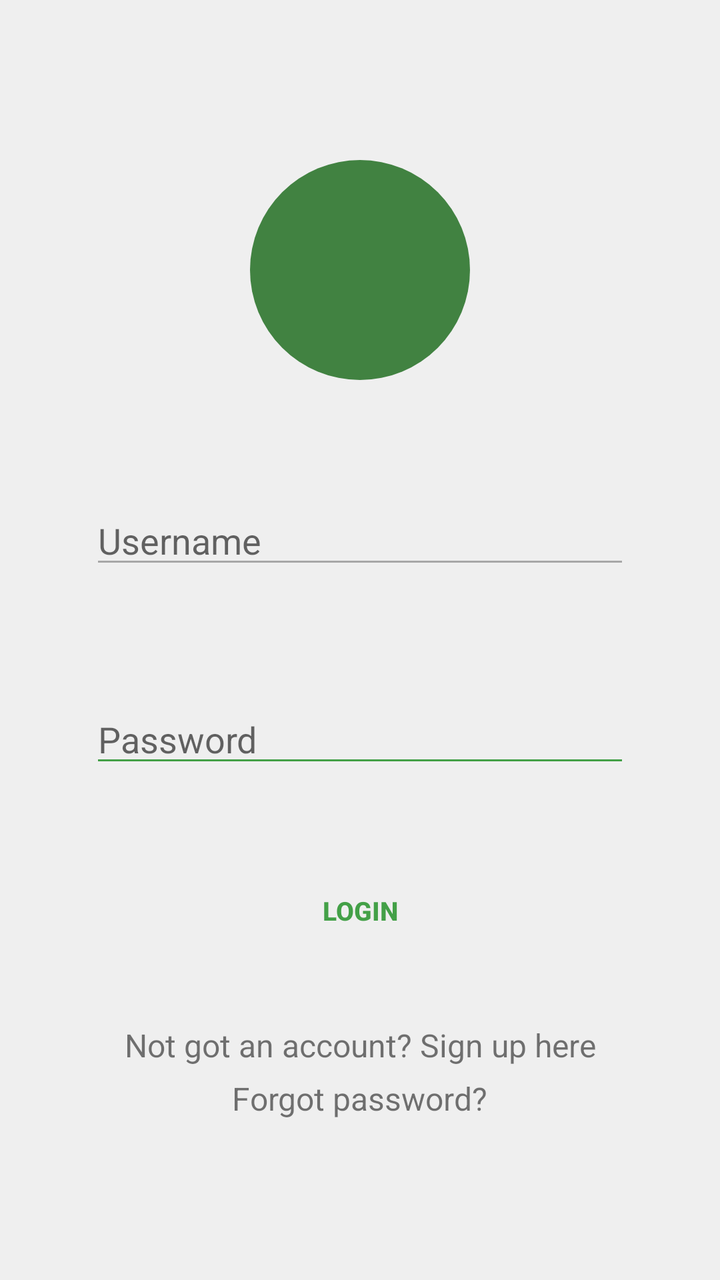
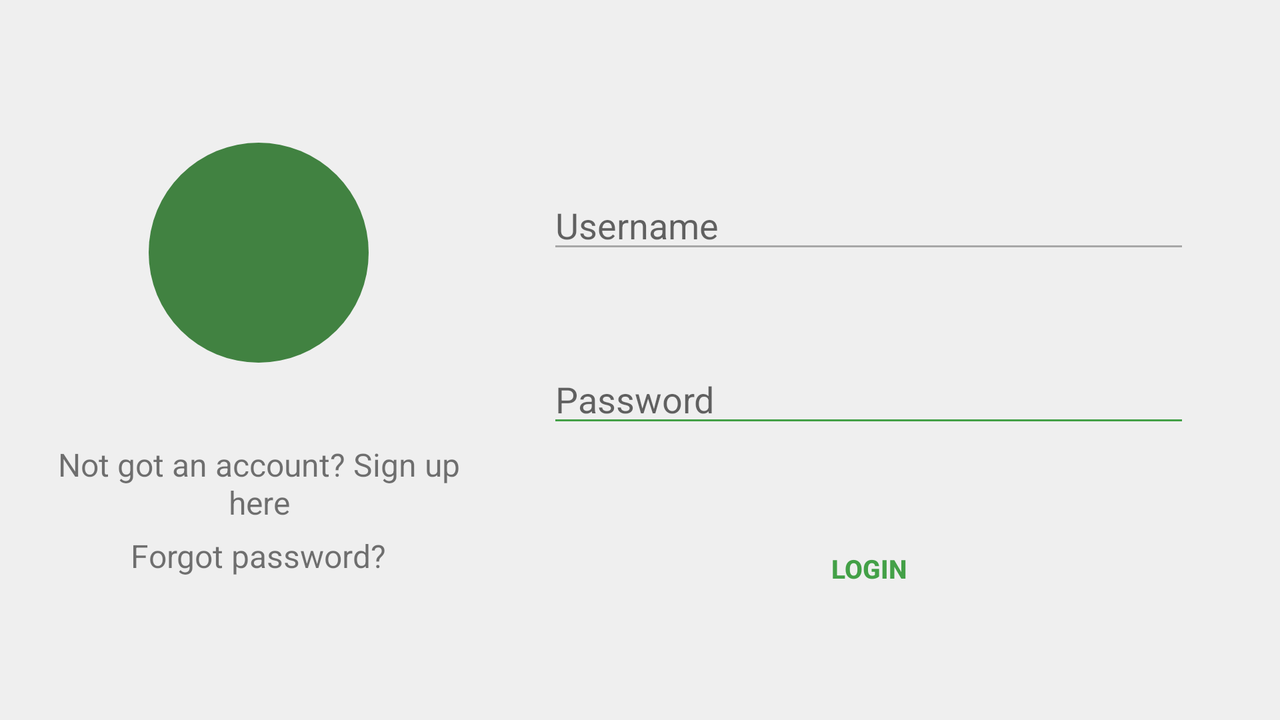

Compare how this app lays out the same screen by default and in its alternative resource folder. The renders come first, then the two layout files and the values they reference.
<!-- AndroidManifest.xml: application theme MainTheme -->
<!-- res/layout/login_activity.xml -->
<?xml version="1.0" encoding="utf-8"?>
<LinearLayout xmlns:android="http://schemas.android.com/apk/res/android"
    android:layout_width="match_parent"
    android:layout_height="match_parent"
    android:orientation="vertical"
    android:gravity="center"
    android:paddingLeft="15dp"
    android:paddingRight="15dp"
    android:paddingTop="50dp"
    android:paddingBottom="50dp">

    <LinearLayout
        android:layout_width="match_parent"
        android:layout_height="match_parent"
        android:orientation="vertical"
        android:gravity="center_horizontal"
        android:padding="30dp">

        <FrameLayout
            android:layout_width="110dp"
            android:layout_height="110dp">

            <ImageView
                android:layout_width="match_parent"
                android:layout_height="match_parent"
                android:background="@drawable/circle"/>

            <ImageView
                android:layout_width="80dp"
                android:layout_height="80dp"
                android:background="@drawable/avatarnote"
                android:layout_gravity="center"/>

        </FrameLayout>

        <LinearLayout
            android:layout_width="match_parent"
            android:layout_height="0dp"
            android:layout_weight="3"
            android:orientation="vertical">
            <EditText
                android:id="@+id/log_et_username"
                android:layout_width="match_parent"
                android:layout_height="0dp"
                android:layout_weight="1"
                android:gravity="bottom"
                android:hint="@string/username_hint"
                android:inputType="textEmailAddress"
                android:textColor="@color/color_darker_gray"
                android:backgroundTint="@color/color_dark_gray"/>

            <EditText android:id="@+id/log_et_password"
                android:layout_width="match_parent"
                android:layout_height="0dp"
                android:layout_weight="1"
                android:gravity="bottom"
                android:hint="@string/password_hint"
                android:inputType ="textPassword"
                android:textColor="@color/color_darker_gray"/>
        </LinearLayout>

        <Button
            android:id="@+id/log_bn_login"
            android:layout_width="150dp"
            android:layout_height="0dp"
            android:layout_weight="1.25"
            android:text="@string/login"
            android:onClick="onClick"
            style="@style/SmallButtonTheme"
            android:layout_marginTop="25dp"/>

        <TextView
            android:id="@+id/log_tv_signup"
            android:layout_width="match_parent"
            android:layout_height="wrap_content"
            android:textSize="@dimen/small_text_size"
            android:clickable="true"
            android:onClick="onClick"
            android:text="@string/signup"
            android:gravity="center"
            android:paddingTop="15dp"/>

        <TextView
            android:id="@+id/log_tv_forgot"
            android:layout_width="wrap_content"
            android:layout_height="wrap_content"
            android:textSize="@dimen/small_text_size"
            android:onClick="onClick"
            android:clickable="true"
            android:text="@string/forgot"
            android:gravity="center"
            android:paddingTop="5dp"/>

    </LinearLayout>

</LinearLayout>
<!-- resources referenced by this layout -->
<resources>
  <color name="color_dark_gray">#ffa7a7a7</color>
  <color name="color_darker_gray">#5f5f5f</color>
  <dimen name="small_text_size">16sp</dimen>
  <!-- drawable circle (drawable) -->
  <?xml version="1.0" encoding="utf-8"?>
  <shape xmlns:android="http://schemas.android.com/apk/res/android" android:shape="oval" >
      <gradient android:startColor="@color/color_primary_dark"
                android:endColor="@color/color_primary_dark"
                android:angle="270"/>
      <size
          android:width="75dp"
          android:height="75dp"/>
  
  
  
  </shape>
  <string name="forgot">Forgot password?</string>
  <string name="login">Login</string>
  <string name="password_hint">Password</string>
  <string name="signup">Not got an account? Sign up here</string>
  <string name="username_hint">Username</string>
  <style name="SmallButtonTheme">
          <item name="android:textAllCaps">true</item>
          <item name="android:textColor">@drawable/text_colour</item>
          <item name="android:background">@drawable/activated_inverse</item>
          <item name="android:textStyle">bold</item>
          <item name="android:textSize">13sp</item>
      </style>
  <style name="MainTheme" parent="Theme.AppCompat.Light">
          <item name="colorPrimary">@color/color_primary</item>
          <item name="colorPrimaryDark">@color/color_secondary</item>
          <item name="android:windowActionBar">false</item>
          <item name="android:windowBackground">@color/color_gray</item>
          <item name="android:textColorPrimary">@color/color_white</item>
          <item name="android:textColorSecondary">@color/color_white</item>
          <item name="android:spinnerStyle">@style/SmallLabelsValuesSpinner</item>
          <item name="colorControlNormal">@color/color_primary</item>
          <item name="colorControlHighlight">@color/color_darker_gray</item>
          <item name="android:itemTextAppearance">@style/OverflowTextTheme</item>
      </style>
  <color name="color_primary_dark">#ff418241</color>
  <!-- drawable text_colour (drawable) -->
  <?xml version="1.0" encoding="utf-8"?>
  <selector xmlns:android="http://schemas.android.com/apk/res/android">
      
      <item android:state_enabled="false" android:color="@color/color_darker_gray" />
  
      <item android:state_enabled="true" android:color="@color/color_primary"/>
  </selector>
  <!-- drawable activated_inverse (drawable) -->
  <?xml version="1.0" encoding="utf-8"?>
  <selector xmlns:android="http://schemas.android.com/apk/res/android">
      <item android:state_activated="true" android:drawable="@color/color_medium_gray" />
      <item android:state_selected="true" android:drawable="@color/color_medium_gray" />
      <item android:state_pressed="true" android:drawable="@color/color_medium_gray" />
      <item android:state_checked="true" android:drawable="@color/color_medium_gray" />
      <item android:drawable="@android:color/transparent" />
  </selector>
  <color name="color_primary">#43A047</color>
  <color name="color_secondary">#424242</color>
  <color name="color_gray">#ffefefef</color>
  <color name="color_white">#fffbfbfb</color>
  <style name="SmallLabelsValuesSpinner" parent="Widget.AppCompat.Spinner">
          <item name="android:textColor">@color/color_darker_gray</item>
          <item name="android:gravity">top|center_horizontal</item>
          <item name="android:textAllCaps">true</item>
          <item name="android:textStyle">bold</item>
          <item name="android:textSize">12sp</item>
      </style>
  <style name="OverflowTextTheme" parent="@android:style/TextAppearance.Widget.IconMenu.Item">
          <item name="android:textColor">@color/color_secondary</item>
      </style>
  <color name="color_medium_gray">#ffd7d7d7</color>
</resources>
<!-- res/layout-land/login_activity.xml (the repository's variant of the layout above) -->
<!-- drawn on the phone turned sideways -->
<?xml version="1.0" encoding="utf-8"?>
<LinearLayout xmlns:android="http://schemas.android.com/apk/res/android"
    android:layout_width="match_parent"
    android:layout_height="match_parent"
    android:orientation="vertical"
    android:gravity="center"
    android:paddingLeft="15dp"
    android:paddingRight="15dp"
    android:paddingTop="15dp"
    android:paddingBottom="15dp">

    <LinearLayout
            android:layout_width="match_parent"
            android:layout_height="match_parent"
            android:orientation="horizontal">

            <LinearLayout
                    android:layout_width="0dp"
                    android:layout_height="match_parent"
                    android:layout_weight="1.20"
                    android:orientation="vertical"
                    android:gravity="center">

                <FrameLayout
                        android:layout_width="110dp"
                        android:layout_height="110dp">

                    <ImageView
                            android:layout_width="match_parent"
                            android:layout_height="match_parent"
                            android:background="@drawable/circle"/>

                    <ImageView
                            android:layout_width="80dp"
                            android:layout_height="80dp"
                            android:background="@drawable/avatarnote"
                            android:layout_gravity="center"/>

                </FrameLayout>

                <TextView
                        android:layout_marginTop="25dp"
                        android:id="@+id/log_tv_signup"
                        android:layout_width="match_parent"
                        android:layout_height="wrap_content"
                        android:textSize="@dimen/small_text_size"
                        android:clickable="true"
                        android:onClick="onClick"
                        android:text="@string/signup"
                        android:gravity="center"
                        android:paddingTop="15dp"/>

                <TextView
                        android:id="@+id/log_tv_forgot"
                        android:layout_width="wrap_content"
                        android:layout_height="wrap_content"
                        android:textSize="@dimen/small_text_size"
                        android:onClick="onClick"
                        android:clickable="true"
                        android:text="@string/forgot"
                        android:gravity="center"
                        android:paddingTop="5dp"/>


            </LinearLayout>


        <LinearLayout
                android:layout_width="0dp"
                android:layout_weight="2"
                android:layout_height="match_parent"
                android:orientation="vertical"
                android:gravity="center_horizontal"
                android:padding="30dp">

            <LinearLayout
                    android:layout_width="match_parent"
                    android:layout_height="0dp"
                    android:layout_weight="3"
                    android:orientation="vertical">
                <EditText
                        android:id="@+id/log_et_username"
                        android:layout_width="match_parent"
                        android:layout_height="0dp"
                        android:layout_weight="1"
                        android:gravity="bottom"
                        android:hint="@string/username_hint"
                        android:inputType="textEmailAddress"
                        android:textColor="@color/color_darker_gray"
                        android:backgroundTint="@color/color_dark_gray"/>

                <EditText android:id="@+id/log_et_password"
                          android:layout_width="match_parent"
                          android:layout_height="0dp"
                          android:layout_weight="1"
                          android:gravity="bottom"
                          android:hint="@string/password_hint"
                          android:inputType ="textPassword"
                          android:textColor="@color/color_darker_gray"
                          android:layout_marginBottom="10dp"/>
            </LinearLayout>

            <Button
                    android:id="@+id/log_bn_login"
                    android:layout_width="150dp"
                    android:layout_height="0dp"
                    android:layout_weight="1"
                    android:text="@string/login"
                    android:onClick="onClick"
                    style="@style/SmallButtonTheme"
                    android:layout_marginTop="25dp"/>


        </LinearLayout>

    </LinearLayout>


</LinearLayout>
